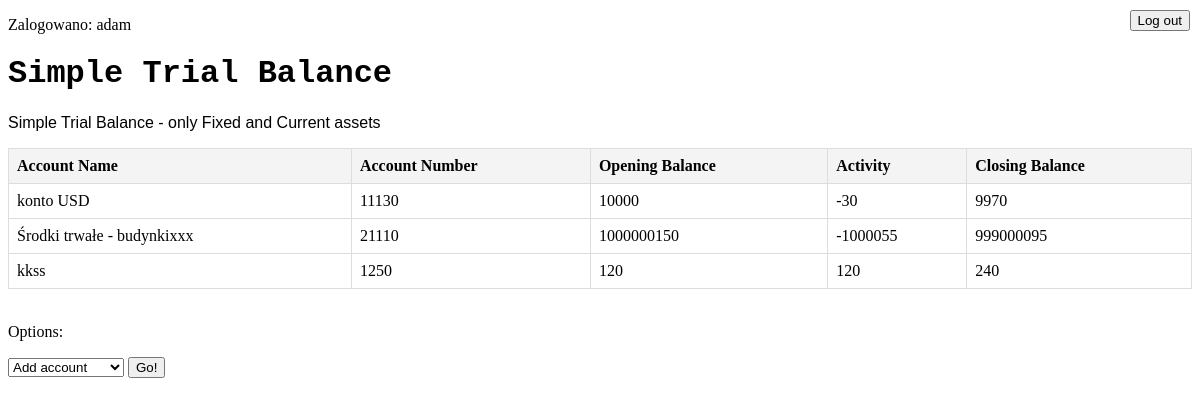
/trial_balance/ (signed in), run on the app's committed database.
### account/models.py (models this page shows, shortened)
class SimpleTrialBalance(models.Model):
    account_name = models.CharField(max_length=30)
    account_number = models.IntegerField()
    opening_balance = models.IntegerField()
    activity = models.IntegerField()
    closing_balance = models.IntegerField(editable=False) # (1) editable=False - uniemożliwa ręczne wprowadzanie pola, (2) to pole zostanie excludowane na poziomie formularza

### account/views.py (the view)
# urls.py: path('trial_balance/', views.ParentViewTrialBalance.as_view(), name='trial_balance'),
class ParentViewTrialBalance(TemplateView):
    template_name = 'trial_balance.html'
    def get_context_data(self, **kwargs):
        context = super().get_context_data(**kwargs)
        context['trial_balance_data'] = SimpleTrialBalance.objects.all()
        context['dropdown_list_main'] = [
            {'name': 'Add account', 'class': 'AccountCreateView'},
            {'name': 'Delete account', 'class': 'AccountDeleteView'},
            {'name': 'Update account', 'class': 'AccountUpdateSelectView'},
        ]
        return context
    def get(self, request, *args, **kwargs):
        action = request.GET.get('action')
        if action == 'AccountDeleteView':
            return redirect('delete_account')
        elif action == 'AccountUpdateSelectView':
            return redirect('account_update_select')
        elif action == 'AccountCreateView':
            return redirect('user_form')
        return super().get(request, *args, **kwargs)

### account/templates/trial_balance.html (shortened to what this page needs)
<!DOCTYPE html>
<html lang="en">
<head>
</head>
<body>
    {% if user.is_authenticated %}
        <p> Zalogowano: {{ user.username }}</p>
        <form method="POST" action="{% url 'user_logout' %}" class="right-button">
            <button type="submit">Log out</button>
        </form>
    {% endif %}
    <FONT FACE="Courier New">
        <h1>Simple Trial Balance</h1>
    </FONT>
    <FONT FACE="Arial">
        <p>Simple Trial Balance - only Fixed and Current assets</p>
    </FONT>
<table>
    <thead>
        <tr>
            <th>Account Name</th>
            <th>Account Number</th>
            <th>Opening Balance</th>
            <th>Activity</th>
            <th>Closing Balance</th>
        </tr>
    </thead>
    <tbody>
        {% for record in trial_balance_data %}
            <tr>
                <td>{{ record.account_name }}</td>
                <td>{{ record.account_number }}</td>
                <td>{{ record.opening_balance }}</td>
                <td>{{ record.activity }}</td>
                <td>{{ record.closing_balance }}</td>
            </tr>
        {% endfor %}
    </tbody>
</table>
<br>
<p>Options:</p>
<form method="GET" action="">
    <select name="action" required>
        {% for form in dropdown_list_main %}
            <option value="{{ form.class }}">{{ form.name }}</option>
        {% endfor %}
    </select>
<button type="submit">Go!</button>
</form>
</body>
</html>

### account/templates/trial_balance.html (style rules this page uses)
table { border-collapse: collapse; width: 100%; }
th, td { border: 1px solid #ddd; padding: 8px; text-align: left; }
th { background-color: #f4f4f4; }
.right-button { position: absolute; top: 10px; right: 10px; }

### data on the page
SimpleTrialBalance: account_name "konto USD", account_number "11130", opening_balance "10000", activity "-30", closing_balance "9970"
SimpleTrialBalance: account_name "Środki trwałe - budynkixxx", account_number "21110", opening_balance "1000000150", activity "-1000055", closing_balance "999000095"
SimpleTrialBalance: account_name "kkss", account_number "1250", opening_balance "120", activity "120", closing_balance "240"

### other printed values
{{ user.username }} "adam"
form field action "Add account"
